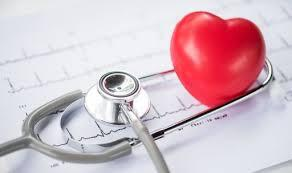
#> input picture flask/templates/ecg_files/4.jpg, 292 x 173 px, found by its file name
$ python hb2.py
#> lines starting #> are read from the running program, lines starting #| are printed output that depends on the picture; after the words box and inside, x2 and y2 are one past the last pixel; in counts of white or black regions, pixels touching at a corner belong together
# [40 lines of commented-out code are left out]


import cv2
import numpy as np
import matplotlib.pyplot as plt
from scipy.signal import find_peaks

# Load the image
# image = cv2.imread('scologram.png')
image = cv2.imread(r'C:\Users\Harsh\OneDrive\Desktop\Sleep Pattern Recog\cnn\ecgdataset\chf\4.jpg')
#> image is the input picture: shape (173, 292, 3); mean B, G, R 198.7, 189.4, 213.5


# Convert to grayscale
gray_image = cv2.cvtColor(image, cv2.COLOR_BGR2GRAY)
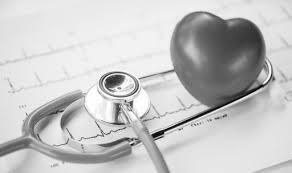
#> gray_image: shape (173, 292); min 1, max 255, mean 197.6

# Perform Canny edge detection
edges = cv2.Canny(gray_image, threshold1=50, threshold2=150)
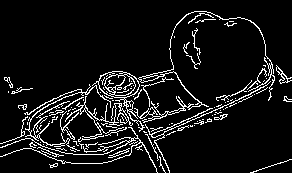
#> edges: shape (173, 292); 8.5% white in thin lines or dots

# Display the edges
cv2.imshow('Edges', edges)
cv2.waitKey(0)
cv2.destroyAllWindows()

# Convert edge image to 1D signal by summing along the y-axis
signal = np.sum(edges, axis=0)
#> signal = 292 values, max 8670 at index 115, min 255 at index 275, mean 3748.2

# Normalize the signal
signal = (signal - np.min(signal)) / (np.max(signal) - np.min(signal))
#> signal = 292 values, max 1 at index 115, min 0 at index 275, mean 0.415

# Detect peaks in the signal
peaks, properties = find_peaks(signal, height=0.5, distance=30)  # Adjust height and distance as needed
#> peaks = [29, 62, 120, 157, 194, 265]; properties = {'peak_heights': [0.515, 0.697, 1, 0.788, 0.879, 0.788]}

# Print number of detected peaks
print(f'Detected R-peaks: {len(peaks)}')
#| Detected R-peaks: 6

# Calculate heart rate
time_interval_seconds = 4  # Assuming the x-axis of the image represents 10 seconds
heart_rate = (len(peaks) / time_interval_seconds) * 60
#> heart_rate = 90

print(f'Heart Rate: {round(heart_rate)} bpm')
#| Heart Rate: 90 bpm

# Plot the signal and detected peaks
plt.figure(figsize=(10, 4))
plt.plot(signal, label='ECG Signal')
plt.plot(peaks, signal[peaks], 'rx', label='Detected Peaks')
plt.title('Detected Peaks in ECG Signal')
plt.xlabel('Time (arbitrary units)')
plt.ylabel('Amplitude')
plt.legend()
plt.show()
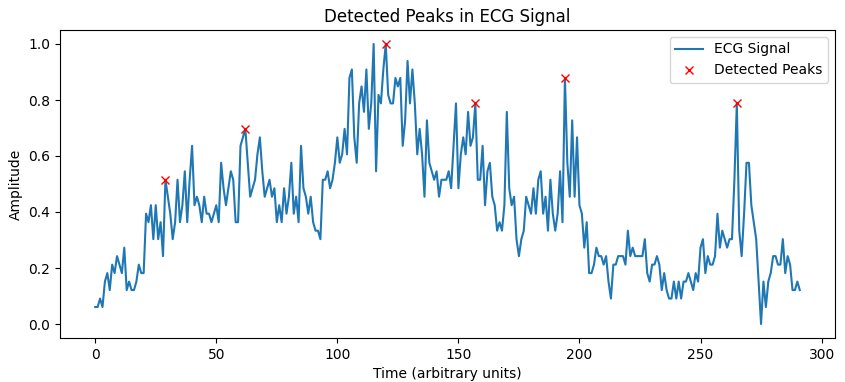
#> figure drawn by matplotlib, 1 panel; curve peaks at x = 115, y = 1

$ run again, with flask/templates/ecg_files/1.jpg copied over flask/templates/ecg_files/4.jpg
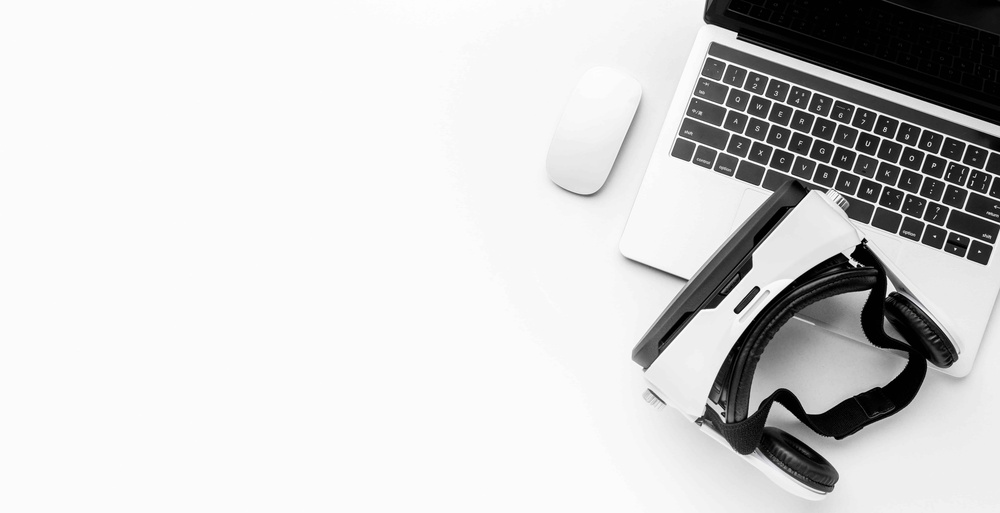
#> input picture flask/templates/ecg_files/1.jpg, 1000 x 513 px, shrunk from 7194 x 3690 before the run, found by its file name
#> image is the input picture: shape (513, 1000, 3); mean B, G, R 209.7, 209.7, 209.7
#> `edges = cv2.Canny(gray_image, threshold1=50, threshold2=150)`:
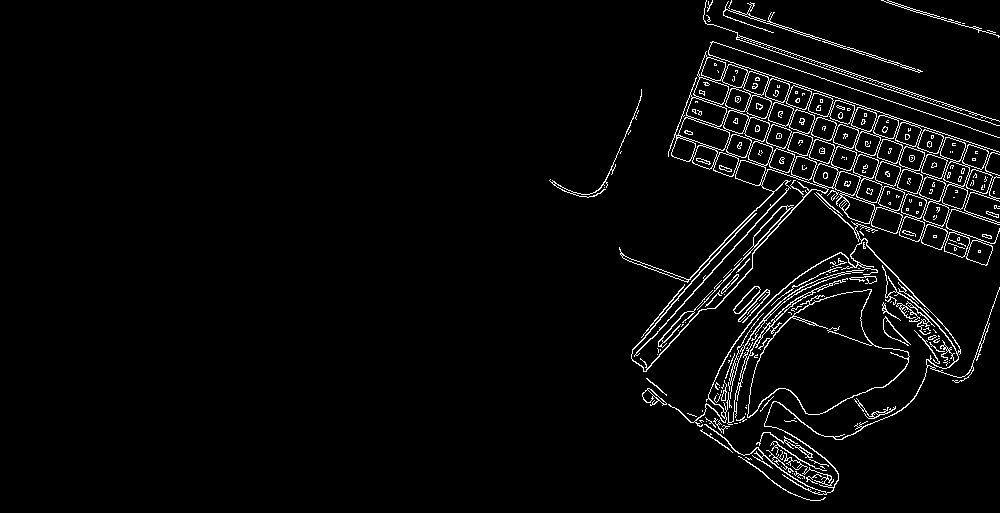
#> edges: shape (513, 1000); 3.4% white in thin lines or dots, all inside (x1, y1, x2, y2) = (549, 0, 1000, 501)
#> `signal = np.sum(edges, axis=0)`: signal = 1000 values, max 23460 at index 725, min 0 at index 0, mean 4486.2
#> `signal = (signal - np.min(signal)) / (np.max(signal) - np.min(signal))`: signal = 1000 values, max 1 at index 725, min 0 at index 0, mean 0.191
#> peaks = [725, 759, 790, 833, 863, 921]; properties = {'peak_heights': [1, 0.935, 0.848, 0.761, 0.641, 0.707]}
#| Detected R-peaks: 6
#> heart_rate = 90
#| Heart Rate: 90 bpm
#> `plt.show()`:
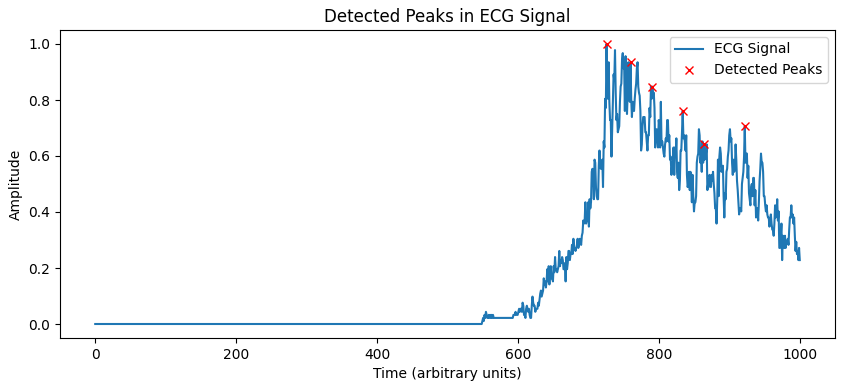
#> figure drawn by matplotlib, 1 panel; curve peaks at x = 725, y = 1

$ run again, with flask/templates/ecg_files/5.jpg copied over flask/templates/ecg_files/4.jpg
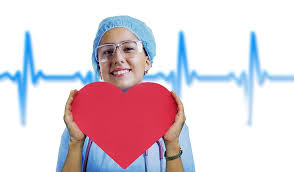
#> input picture flask/templates/ecg_files/5.jpg, 294 x 172 px, found by its file name
#> image is the input picture: shape (172, 294, 3); mean B, G, R 216.5, 207.8, 222
#> `edges = cv2.Canny(gray_image, threshold1=50, threshold2=150)`:
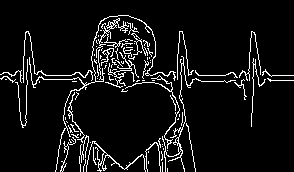
#> edges: shape (172, 294); 7.2% white in thin lines or dots
#> `signal = np.sum(edges, axis=0)`: signal = 294 values, max 12240 at index 181, min 510 at index 0, mean 3147.6
#> `signal = (signal - np.min(signal)) / (np.max(signal) - np.min(signal))`: signal = 294 values, max 1 at index 181, min 0 at index 0, mean 0.225
#> peaks = [26, 64, 98, 146, 181, 253]; properties = {'peak_heights': [0.891, 0.63, 0.826, 0.674, 1, 0.739]}
#| Detected R-peaks: 6
#> heart_rate = 90
#| Heart Rate: 90 bpm
#> `plt.show()`:
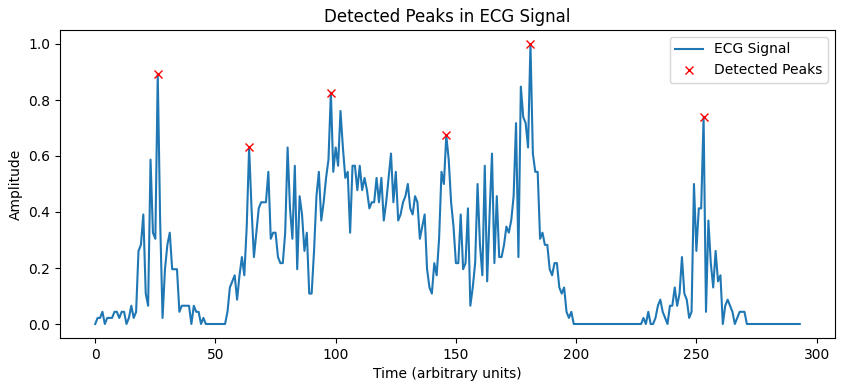
#> figure drawn by matplotlib, 1 panel; curve peaks at x = 181, y = 1

$ run again, with flask/templates/ecg_files/6.jpg copied over flask/templates/ecg_files/4.jpg
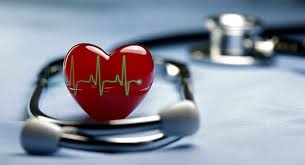
#> input picture flask/templates/ecg_files/6.jpg, 305 x 165 px, found by its file name
#> image is the input picture: shape (165, 305, 3); mean B, G, R 159.3, 145.4, 141.2
#> `edges = cv2.Canny(gray_image, threshold1=50, threshold2=150)`:
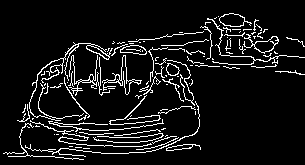
#> edges: shape (165, 305); 8.3% white in thin lines or dots, all inside (x1, y1, x2, y2) = (3, 13, 305, 160)
#> `signal = np.sum(edges, axis=0)`: signal = 305 values, max 9435 at index 74, min 0 at index 0, mean 3503.1
#> `signal = (signal - np.min(signal)) / (np.max(signal) - np.min(signal))`: signal = 305 values, max 1 at index 74, min 0 at index 0, mean 0.371
#> peaks = [42, 74, 126, 161, 192, 254]; properties = {'peak_heights': [0.514, 1, 0.838, 0.73, 0.595, 0.568]}
#| Detected R-peaks: 6
#> heart_rate = 90
#| Heart Rate: 90 bpm
#> `plt.show()`:
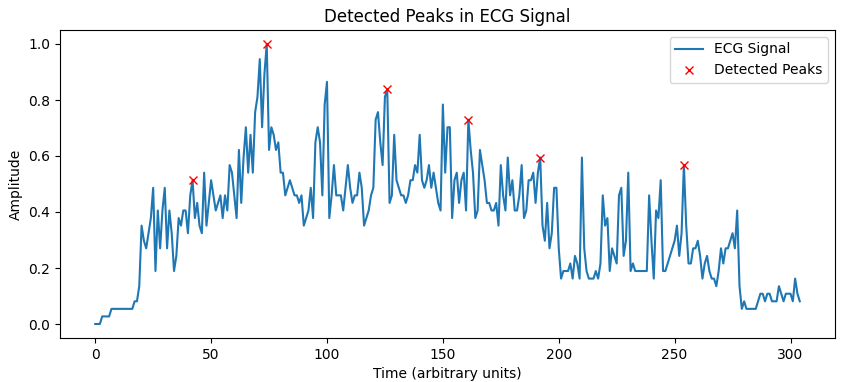
#> figure drawn by matplotlib, 1 panel; curve peaks at x = 74, y = 1
